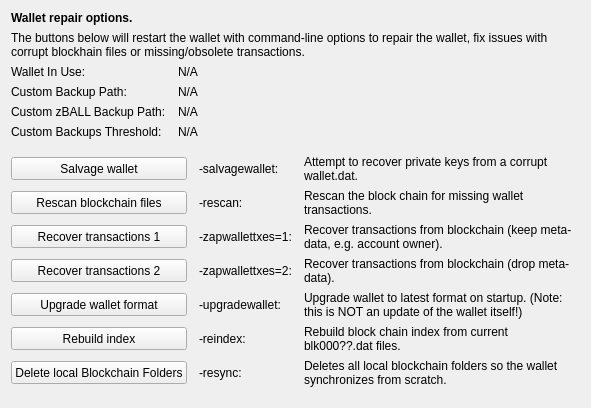
     <widget class="QWidget" name="tab_repair">
      <attribute name="title">
       <string>&amp;Wallet Repair</string>
      </attribute>
      <layout class="QGridLayout" name="gridLayout_4" columnstretch="0,0,0,0">
       <property name="horizontalSpacing">
        <number>12</number>
       </property>
       <item row="0" column="0" colspan="4">
        <widget class="QLabel" name="label_repair_header">
         <property name="font">
          <font>
           <weight>75</weight>
           <bold>true</bold>
          </font>
         </property>
         <property name="text">
          <string>Wallet repair options.</string>
         </property>
        </widget>
       </item>
       <item row="1" column="0" colspan="4">
        <widget class="QLabel" name="label_repair_helptext">
         <property name="font">
          <font>
           <weight>50</weight>
           <bold>false</bold>
          </font>
         </property>
         <property name="text">
          <string>The buttons below will restart the wallet with command-line options to repair the wallet, fix issues with corrupt blockhain files or missing/obsolete transactions.</string>
         </property>
         <property name="wordWrap">
          <bool>true</bool>
         </property>
        </widget>
       </item>
       <item row="2" column="0">
        <widget class="QLabel" name="wallet_path_label">
         <property name="text">
          <string>Wallet In Use:</string>
         </property>
        </widget>
       </item>
       <item row="2" column="1" colspan="3">
        <widget class="QLabel" name="wallet_path">
         <property name="cursor">
          <cursorShape>IBeamCursor</cursorShape>
         </property>
         <property name="text">
          <string>N/A</string>
         </property>
         <property name="textFormat">
          <enum>Qt::PlainText</enum>
         </property>
         <property name="textInteractionFlags">
          <set>Qt::LinksAccessibleByMouse|Qt::TextSelectableByKeyboard|Qt::TextSelectableByMouse</set>
         </property>
        </widget>
       </item>
       <item row="3" column="0">
        <widget class="QLabel" name="wallet_custombackuppath_label">
         <property name="text">
          <string>Custom Backup Path:</string>
         </property>
         <property name="visible">
          <bool>false</bool>
         </property>
        </widget>
       </item>
       <item row="3" column="1" colspan="3">
        <widget class="QLabel" name="wallet_custombackuppath">
         <property name="cursor">
          <cursorShape>IBeamCursor</cursorShape>
         </property>
         <property name="text">
          <string>N/A</string>
         </property>
         <property name="textFormat">
          <enum>Qt::PlainText</enum>
         </property>
         <property name="textInteractionFlags">
          <set>Qt::LinksAccessibleByMouse|Qt::TextSelectableByKeyboard|Qt::TextSelectableByMouse</set>
         </property>
         <property name="visible">
          <bool>false</bool>
         </property>
        </widget>
       </item>
       <item row="4" column="0">
        <widget class="QLabel" name="wallet_customzpivbackuppath_label">
         <property name="text">
          <string>Custom zBALL Backup Path:</string>
         </property>
         <property name="visible">
          <bool>false</bool>
         </property>
        </widget>
       </item>
       <item row="4" column="1" colspan="3">
        <widget class="QLabel" name="wallet_customzpivbackuppath">
         <property name="cursor">
          <cursorShape>IBeamCursor</cursorShape>
         </property>
         <property name="text">
          <string>N/A</string>
         </property>
         <property name="textFormat">
          <enum>Qt::PlainText</enum>
         </property>
         <property name="textInteractionFlags">
          <set>Qt::LinksAccessibleByMouse|Qt::TextSelectableByKeyboard|Qt::TextSelectableByMouse</set>
         </property>
         <property name="visible">
          <bool>false</bool>
         </property>
        </widget>
       </item>
       <item row="5" column="0">
        <widget class="QLabel" name="wallet_custombackupthreshold_label">
         <property name="text">
          <string>Custom Backups Threshold:</string>
         </property>
         <property name="visible">
          <bool>false</bool>
         </property>
        </widget>
       </item>
       <item row="5" column="1" colspan="3">
        <widget class="QLabel" name="wallet_custombackupthreshold">
         <property name="cursor">
          <cursorShape>IBeamCursor</cursorShape>
         </property>
         <property name="text">
          <string>N/A</string>
         </property>
         <property name="textFormat">
          <enum>Qt::PlainText</enum>
         </property>
         <property name="textInteractionFlags">
          <set>Qt::LinksAccessibleByMouse|Qt::TextSelectableByKeyboard|Qt::TextSelectableByMouse</set>
         </property>
         <property name="visible">
          <bool>false</bool>
         </property>
        </widget>
       </item>
       <item row="6" column="0">
        <spacer name="verticalSpacer_repair1">
         <property name="orientation">
          <enum>Qt::Vertical</enum>
         </property>
         <property name="sizeHint" stdset="0">
          <size>
           <width>10</width>
           <height>10</height>
          </size>
         </property>
        </spacer>
       </item>
       <item row="7" column="0" colspan="2">
        <widget class="QPushButton" name="btn_salvagewallet">
         <property name="minimumSize">
          <size>
           <width>100</width>
           <height>23</height>
          </size>
         </property>
         <property name="text">
          <string>Salvage wallet</string>
         </property>
        </widget>
       </item>
       <item row="7" column="2">
        <widget class="QLabel" name="label_repair_salvage_command">
         <property name="text">
          <string notr="true">-salvagewallet:</string>
         </property>
        </widget>
       </item>
       <item row="7" column="3">
        <widget class="QLabel" name="label_repair_salvage">
         <property name="text">
          <string>Attempt to recover private keys from a corrupt wallet.dat.</string>
         </property>
         <property name="wordWrap">
          <bool>true</bool>
         </property>
        </widget>
       </item>
       <item row="8" column="0" colspan="2">
        <widget class="QPushButton" name="btn_rescan">
         <property name="minimumSize">
          <size>
           <width>100</width>
           <height>23</height>
          </size>
         </property>
         <property name="text">
          <string>Rescan blockchain files</string>
         </property>
        </widget>
       </item>
       <item row="8" column="2">
        <widget class="QLabel" name="label_repair_rescan_command">
         <property name="text">
          <string notr="true">-rescan:</string>
         </property>
        </widget>
       </item>
       <item row="8" column="3">
        <widget class="QLabel" name="label_repair_rescan">
         <property name="text">
          <string>Rescan the block chain for missing wallet transactions.</string>
         </property>
         <property name="wordWrap">
          <bool>true</bool>
         </property>
        </widget>
       </item>
       <item row="9" column="0" colspan="2">
        <widget class="QPushButton" name="btn_zapwallettxes1">
         <property name="minimumSize">
          <size>
           <width>100</width>
           <height>23</height>
          </size>
         </property>
         <property name="text">
          <string>Recover transactions 1</string>
         </property>
        </widget>
       </item>
       <item row="9" column="2">
        <widget class="QLabel" name="label_repair_zap1_command">
         <property name="text">
          <string notr="true">-zapwallettxes=1:</string>
         </property>
        </widget>
       </item>
       <item row="9" column="3">
        <widget class="QLabel" name="label_repair_zap1">
         <property name="text">
          <string>Recover transactions from blockchain (keep meta-data, e.g. account owner).</string>
         </property>
         <property name="wordWrap">
          <bool>true</bool>
         </property>
        </widget>
       </item>
       <item row="10" column="0" colspan="2">
        <widget class="QPushButton" name="btn_zapwallettxes2">
         <property name="minimumSize">
          <size>
           <width>100</width>
           <height>23</height>
          </size>
         </property>
         <property name="text">
          <string>Recover transactions 2</string>
         </property>
        </widget>
       </item>
       <item row="10" column="2">
        <widget class="QLabel" name="label_repair_zap2_command">
         <property name="text">
          <string notr="true">-zapwallettxes=2:</string>
         </property>
        </widget>
       </item>
       <item row="10" column="3">
        <widget class="QLabel" name="label_repair_zap2">
         <property name="text">
          <string>Recover transactions from blockchain (drop meta-data).</string>
         </property>
         <property name="wordWrap">
          <bool>true</bool>
         </property>
        </widget>
       </item>
       <item row="11" column="0" colspan="2">
        <widget class="QPushButton" name="btn_upgradewallet">
         <property name="minimumSize">
          <size>
           <width>100</width>
           <height>23</height>
          </size>
         </property>
         <property name="text">
          <string>Upgrade wallet format</string>
         </property>
        </widget>
       </item>
       <item row="11" column="2">
        <widget class="QLabel" name="label_repair_upgrade_command">
         <property name="text">
          <string notr="true">-upgradewallet:</string>
         </property>
        </widget>
       </item>
       <item row="11" column="3">
        <widget class="QLabel" name="label_repair_upgrade">
         <property name="text">
          <string>Upgrade wallet to latest format on startup. (Note: this is NOT an update of the wallet itself!)</string>
         </property>
         <property name="wordWrap">
          <bool>true</bool>
         </property>
        </widget>
       </item>
       <item row="12" column="0" colspan="2">
        <widget class="QPushButton" name="btn_reindex">
         <property name="minimumSize">
          <size>
           <width>100</width>
           <height>23</height>
          </size>
         </property>
         <property name="text">
          <string>Rebuild index</string>
         </property>
        </widget>
       </item>
       <item row="12" column="2">
        <widget class="QLabel" name="label_repair_reindex_command">
         <property name="text">
          <string notr="true">-reindex:</string>
         </property>
        </widget>
       </item>
       <item row="12" column="3">
        <widget class="QLabel" name="label_repair_reindex">
         <property name="text">
          <string>Rebuild block chain index from current blk000??.dat files.</string>
         </property>
         <property name="wordWrap">
          <bool>true</bool>
         </property>
        </widget>
       </item>
       <item row="13" column="0" colspan="2">
        <widget class="QPushButton" name="btn_resync">
         <property name="minimumSize">
          <size>
           <width>100</width>
           <height>23</height>
          </size>
         </property>
         <property name="text">
          <string>Delete local Blockchain Folders</string>
         </property>
        </widget>
       </item>
       <item row="13" column="2">
        <widget class="QLabel" name="label_repair_resync_command">
         <property name="text">
          <string>-resync:</string>
         </property>
        </widget>
       </item>
       <item row="13" column="3">
        <widget class="QLabel" name="label_repair_resync">
         <property name="text">
          <string>Deletes all local blockchain folders so the wallet synchronizes from scratch.</string>
         </property>
         <property name="wordWrap">
          <bool>true</bool>
         </property>
        </widget>
       </item>
       <item row="14" column="0">
        <spacer name="verticalSpacer_repair2">
         <property name="orientation">
          <enum>Qt::Vertical</enum>
         </property>
         <property name="sizeHint" stdset="0">
          <size>
           <width>20</width>
           <height>10</height>
          </size>
         </property>
        </spacer>
       </item>
      </layout>
     </widget>
